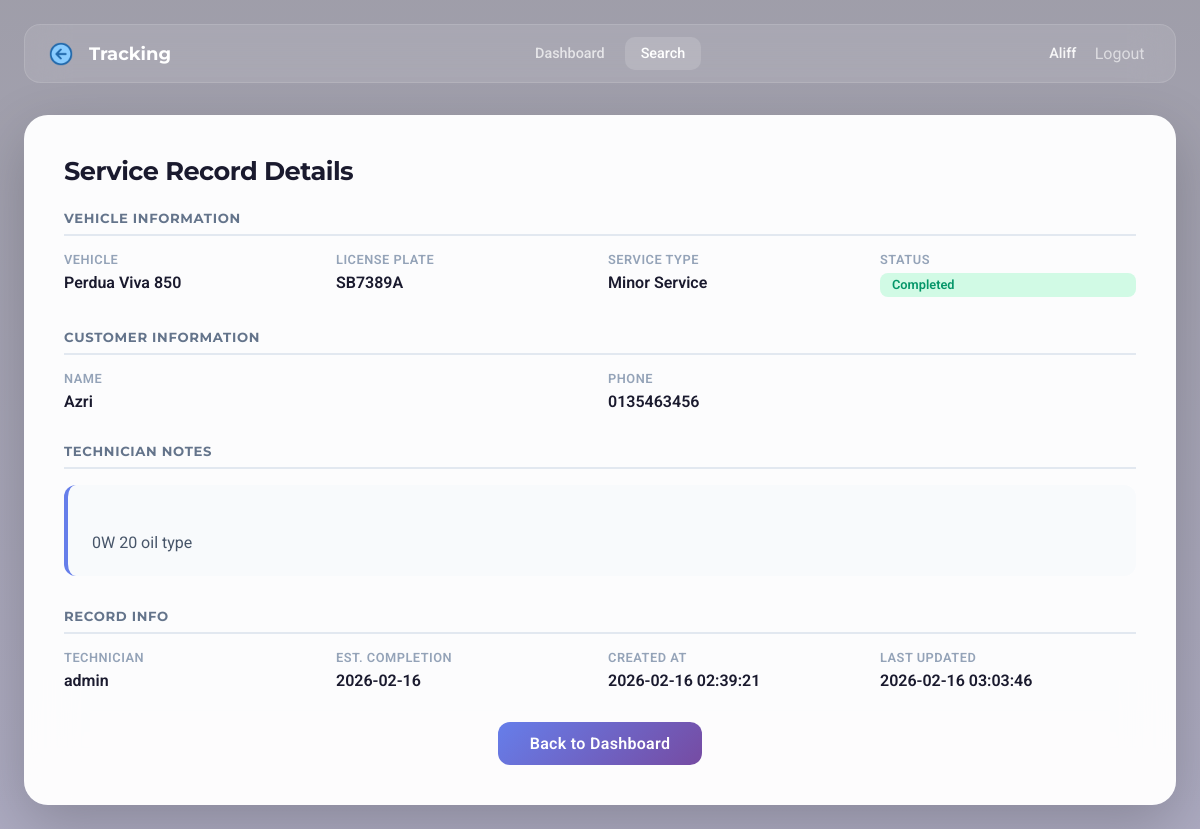
The page /record/4 (signed in) on the database its author committed.
### tables this page shows
CREATE TABLE service_records (
            id INTEGER PRIMARY KEY AUTOINCREMENT,
            vehicle_name TEXT NOT NULL,
            license_plate TEXT NOT NULL,
            service_type TEXT NOT NULL,
            status TEXT DEFAULT 'in_progress',
            customer_name TEXT,
            customer_phone TEXT,
            notes TEXT,
            estimated_completion TEXT,
            technician_id INTEGER,
            created_at TIMESTAMP DEFAULT CURRENT_TIMESTAMP,
            updated_at TIMESTAMP DEFAULT CURRENT_TIMESTAMP
        , image_filename TEXT);

CREATE TABLE technicians (
            id INTEGER PRIMARY KEY AUTOINCREMENT,
            username TEXT NOT NULL UNIQUE,
            password TEXT NOT NULL
        );

### app.py (the view)
@app.route('/record/<int:record_id>')
def view_record(record_id):
    if 'user_id' not in session:
        return redirect(url_for('login'))
    db = get_db()
    record = db.execute('''SELECT service_records.*, technicians.username as technician_name
                          FROM service_records
                          LEFT JOIN technicians ON service_records.technician_id = technicians.id
                          WHERE service_records.id = ?''', (record_id,)).fetchone()
    db.close()
    if record is None:
        flash('Record not found.', 'error')
        return redirect(url_for('dashboard'))
    return render_template('search.html', record=record)

### app.py (called while the page is built)
def get_db():
    db = sqlite3.connect('vehicle_tracking.db')
    db.row_factory = sqlite3.Row  # this lets us access columns by name (like row['username'])
    return db

### templates/search.html (shortened to what this page needs)
<!DOCTYPE html>
<html lang="en">
<head>
    <link rel="stylesheet" href="{{ url_for('static', filename='style.css') }}">
</head>
<body>
    <div class="container">
        {% if session.get('user_id') %}
        <nav class="navbar fade-in">
            <div style="display: flex; align-items: center; gap: 0.5rem;">
                <a href="{{ url_for('dashboard') }}" class="back-arrow" title="Back to Dashboard"><img src="{{ url_for('static', filename='back_button.png') }}" alt="Back" style="width: 24px; height: 24px; object-fit: contain;"></a>
                <div class="nav-brand"> <span>Tracking</span></div>
            </div>
            <div class="nav-links">
                <a href="{{ url_for('dashboard') }}" class="nav-link">Dashboard</a>
                <a href="{{ url_for('search') }}" class="nav-link active">Search</a>
            </div>
            <div class="nav-user">
                <span class="user-name">{{ session['username'] }}</span>
                <a href="{{ url_for('logout') }}" class="btn-logout">Logout</a>
            </div>
        </nav>
        {% endif %}
        {% if record %}
        <div class="card fade-in" style="margin-top: 2rem;">
            <h2 class="card-header">Service Record Details</h2>
            <div class="detail-section">
                <div class="detail-header">Vehicle Information</div>
                <div class="detail-grid">
                    <div class="detail-item">
                        <span class="detail-label">Vehicle</span>
                        <span class="detail-value">{{ record['vehicle_name'] }}</span>
                    </div>
                    <div class="detail-item">
                        <span class="detail-label">License Plate</span>
                        <span class="detail-value">{{ record['license_plate'] }}</span>
                    </div>
                    <div class="detail-item">
                        <span class="detail-label">Service Type</span>
                        <span class="detail-value">{{ record['service_type'] }}</span>
                    </div>
                    <div class="detail-item">
                        <span class="detail-label">Status</span>
                        {% if record['status'] == 'in_progress' %}
                            <span class="status-badge status-in_progress">In Progress</span>
                        {% elif record['status'] == 'completed' %}
                            <span class="status-badge status-completed">Completed</span>
                        {% else %}
                            <span class="status-badge status-pending">Pending</span>
                        {% endif %}
                    </div>
                </div>
            </div>
            {% if record['customer_name'] %}
            <div class="detail-section">
                <div class="detail-header">Customer Information</div>
                <div class="detail-grid">
                    <div class="detail-item">
                        <span class="detail-label">Name</span>
                        <span class="detail-value">{{ record['customer_name'] }}</span>
                    </div>
                    {% if record['customer_phone'] %}
                    <div class="detail-item">
                        <span class="detail-label">Phone</span>
                        <span class="detail-value">{{ record['customer_phone'] }}</span>
                    </div>
                    {% endif %}
                </div>
            </div>
            {% endif %}
            {% if record['notes'] %}
            <div class="detail-section">
                <div class="detail-header">Technician Notes</div>
                <div class="notes-box" style="white-space: pre-line;">
                    {{ record['notes'] }}
                </div>
            </div>
            {% endif %}
            <div class="detail-section">
                <div class="detail-header">Record Info</div>
                <div class="detail-grid">
                    {% if record['technician_name'] is defined and record['technician_name'] %}
                    <div class="detail-item">
                        <span class="detail-label">Technician</span>
                        <span class="detail-value">{{ record['technician_name'] }}</span>
                    </div>
                    {% endif %}
                    {% if record['estimated_completion'] %}
                    <div class="detail-item">
                        <span class="detail-label">Est. Completion</span>
                        <span class="detail-value">{{ record['estimated_completion'] }}</span>
                    </div>
                    {% endif %}
                    <div class="detail-item">
                        <span class="detail-label">Created at</span>
                        <span class="detail-value">{{ record['created_at'] }}</span>
                    </div>
                    <div class="detail-item">
                        <span class="detail-label">Last Updated</span>
                        <span class="detail-value">{{ record['updated_at'] }}</span>
                    </div>
                </div>
            </div>
            <div style="margin-top: 2rem; text-align: center;">
                {% if session.get('user_id') %}
                    <a href="{{ url_for('dashboard') }}" class="btn btn-primary" style="display: inline-block; width: auto; padding: 0.75rem 2rem; text-decoration: none;">Back to Dashboard</a>
                {% else %}
                    <a href="{{ url_for('login') }}" class="btn btn-primary" style="display: inline-block; width: auto; padding: 0.75rem 2rem; text-decoration: none;">Back to Login</a>
                {% endif %}
            </div>
        </div>
        {% endif %}
    </div>
</body>
</html>

### static/style.css (style rules this page uses)
* { margin: 0; padding: 0; box-sizing: border-box; }
body { font-family: 'Roboto', -apple-system, BlinkMacSystemFont, 'Segoe UI', system-ui, sans-serif; background: linear-gradient(135deg, #0f0c29 0%, #302b63 50%, #24243e 100%); min-height: 100vh; padding: 1.5rem; color: #1a1a2e; }
.back-arrow { display: inline-flex; align-items: center; justify-content: center; text-decoration: none; transition: all 0.2s ease; margin-right: 0.5rem; flex-shrink: 0; }
.fade-in { animation: fadeIn 0.5s ease-out; }
.container { max-width: 1400px; margin: 0 auto; position: relative; z-index: 1; }
.card { background: rgba(255, 255, 255, 0.97); backdrop-filter: blur(24px); border-radius: 24px; padding: 2.5rem; box-shadow: 0 20px 60px rgba(0, 0, 0, 0.2), 0 0 0 1px rgba(255, 255, 255, 0.05) inset; transition: transform 0.3s ease, box-shadow 0.3s ease; }
.card-header { font-family: 'Montserrat', 'Roboto', sans-serif; font-size: 1.6rem; font-weight: 700; color: #1a1a2e; margin-bottom: 1.5rem; letter-spacing: -0.02em; display: flex; align-items: center; gap: 0.75rem; }
.navbar { display: flex; align-items: center; justify-content: space-between; background: rgba(255, 255, 255, 0.1); backdrop-filter: blur(20px); border-radius: 16px; padding: 0.75rem 1.5rem; border: 1px solid rgba(255, 255, 255, 0.12); }
.nav-brand { font-family: 'Montserrat', 'Roboto', sans-serif; display: flex; align-items: center; gap: 0.5rem; font-weight: 700; font-size: 1.125rem; color: white; }
.nav-links { display: flex; gap: 0.25rem; }
.nav-link { color: rgba(255, 255, 255, 0.7); text-decoration: none; padding: 0.5rem 1rem; border-radius: 10px; font-weight: 500; font-size: 0.9rem; transition: all 0.2s ease; }
.nav-link.active { color: white; background: rgba(255, 255, 255, 0.15); }
.nav-user { display: flex; align-items: center; gap: 0.75rem; }
.user-name { color: rgba(255, 255, 255, 0.9); font-weight: 500; font-size: 0.9rem; }
.btn-logout { color: rgba(255, 255, 255, 0.6); padding: 0.4rem; border-radius: 8px; transition: all 0.2s; display: flex; align-items: center; text-decoration: none; }
.btn { width: 100%; padding: 0.875rem; border: none; border-radius: 12px; font-size: 1rem; font-weight: 600; cursor: pointer; transition: all 0.2s ease; letter-spacing: 0.02em; display: flex; align-items: center; justify-content: center; gap: 0.5rem; font-family: inherit; }
.btn-primary { background: linear-gradient(135deg, #667eea 0%, #764ba2 100%); color: white; }
.status-badge { display: inline-block; padding: 0.3rem 0.75rem; border-radius: 8px; font-size: 0.8rem; font-weight: 600; white-space: nowrap; }
.status-completed { background: #d1fae5; color: #059669; }
.detail-section { margin-bottom: 2rem; }
.detail-header { font-family: 'Montserrat', 'Roboto', sans-serif; font-size: 0.825rem; font-weight: 700; color: #64748b; text-transform: uppercase; letter-spacing: 0.05em; margin-bottom: 1rem; padding-bottom: 0.5rem; border-bottom: 2px solid #e2e8f0; }
.detail-grid { display: grid; grid-template-columns: repeat(auto-fit, minmax(220px, 1fr)); gap: 1rem; }
.detail-item { display: flex; flex-direction: column; gap: 0.35rem; }
.detail-label { font-size: 0.8rem; font-weight: 600; color: #94a3b8; text-transform: uppercase; letter-spacing: 0.04em; }
.detail-value { color: #1a1a2e; font-weight: 600; font-size: 1rem; }
.notes-box { background: #f8fafc; padding: 1.25rem 1.5rem; border-radius: 12px; border-left: 4px solid #667eea; margin-top: 0.5rem; line-height: 1.6; color: #475569; }

### rows shown on the page
service_records: vehicle_name "Perdua Viva 850", license_plate "SB7389A", service_type "Minor Service", customer_name "Azri", customer_phone "0135463456", notes "0W 20 oil type", estimated_completion "2026-02-16", created_at "2026-02-16 02:39:21", updated_at "2026-02-16 03:03:46"
technicians: technician_name "admin"

### other values the page prints
{{ session['username'] }} "Aliff"
